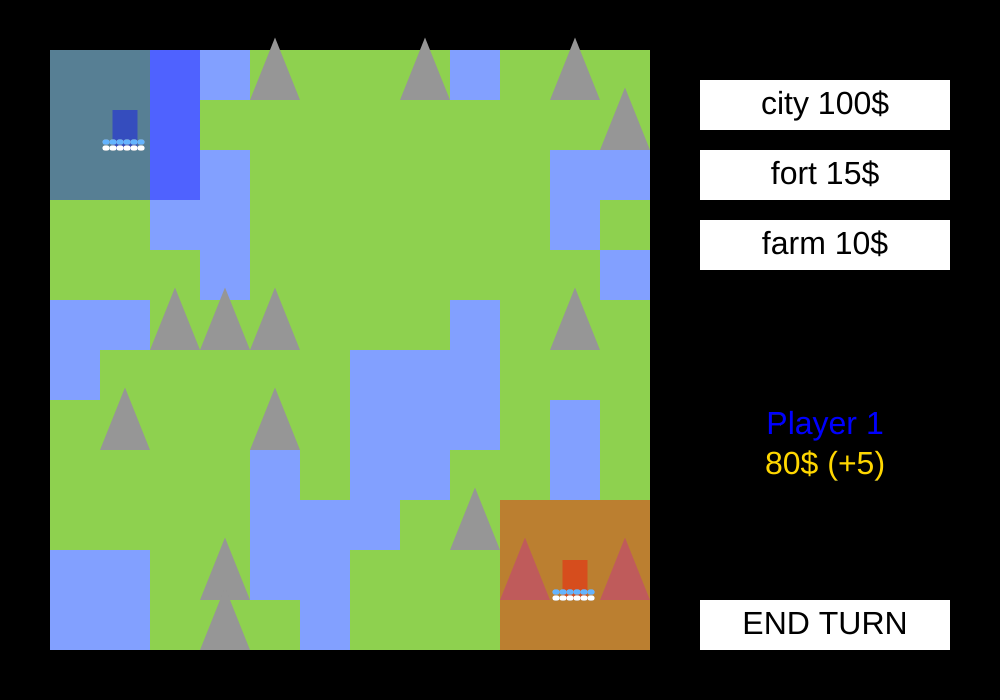
Frame 1 (no input)
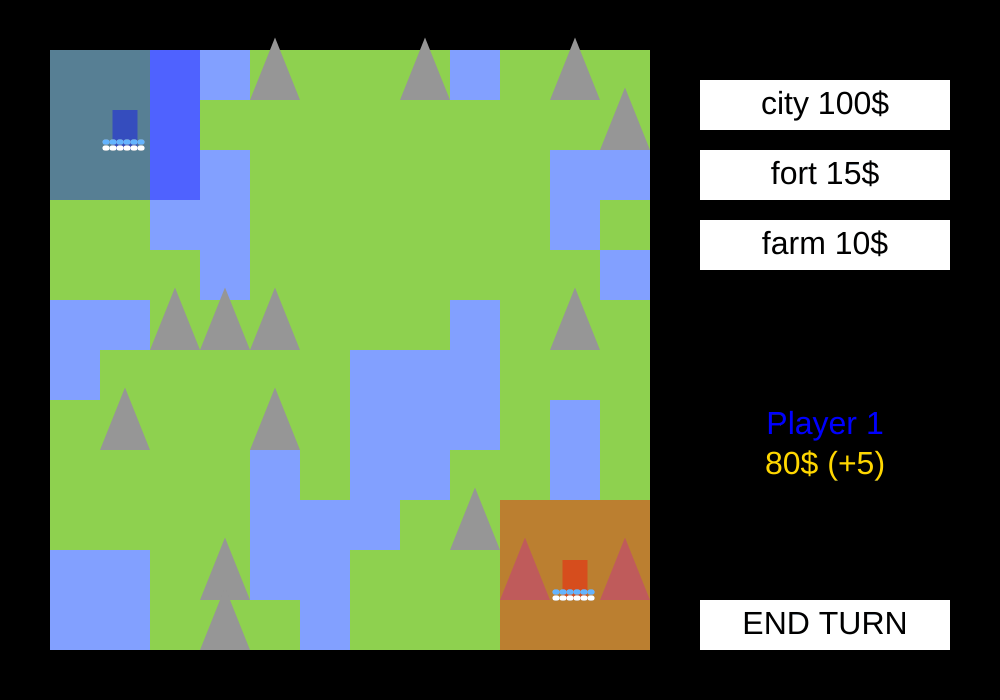
Frame 60 (no input)
Frame 120 (the mouse pressed at the canvas centre since frame 60): identical to frame 60, image omitted

The p5.js sketch that drew these frames (run headless with seeded random() and noise() and a simulated clock; from frame 60 on, the mouse is pressed at the canvas centre):

// p5.js sketch
// ── sketch.js
const fWidth = 12, fHeight = 12, fieldSize = 50, offsetX = 50, offsetY = 50, fAlpha = 100;
const f = []; // -1 - uncaptured; 0 - player 0; 1 - player 1; ...
const ter = []; // 0 - ground; 1 - mountain; 2 - sea
const units = []; // man; tank; city; wall
const players = []; // active palyers
const buttons = [];
let action, actPlNum = 1;
const actType = { // type of an action
  CREATE: 'c',
  MOVEATTACK: 'mt',
  ATTACK: 't',
  MOVE: 'm',
};
const priceList = {
  city: 100,
  fort: 15,
  farm: 10,
  man: 10,
  tank: 30,
  cityRepair: 15,
};

class Button {
  constructor(x, y, w, h, callback, scalable = false, col = undefined, text = '', priority = 0, group = 0) {
    buttons.push({
      x, y, w, h, callback, priority, group, scalable, col, text,
    });
  }

  static onClick() {
    const act = [];
    buttons.forEach((zone) => {
      if (isInArea(mouseX, mouseY, zone.x, zone.y, zone.w, zone.h)) {
        act.push(zone);
      }
    });
    if (act.length > 1) {
      getHighestPr(act).callback();
    } else if (act.length === 1) {
      act[0].callback();
    }
  }
}

function delGroup(n) {
  buttons.forEach(b => {
    if (b.group === n) {
      buttons.splice(buttons.indexOf(b));
    }
  });
}

class Unit {
  constructor(i, j, plr, maxHp, moveRange = -1, fireRange = -1, damage = -1, maxEnergy = -1, price = 0) {
    this.i = i;
    this.j = j;
    this.plr = plr;
    this.moveRange = moveRange;
    this.fireRange = fireRange;
    this.damage = damage;
    this.hp = maxHp;
    this.maxHp = maxHp;
    this.energy = maxEnergy;
    this.maxEnergy = maxEnergy;
    this.price = price;
  }

  static getUnit(i, j) {
    let res;
    units.forEach(u => {
      if (u.i === i && u.j === j) {
        res = u;
      }
    });
    return res;
  }

  harm(hp) {
    this.hp -= hp;
    if (this.hp <= 0) {
      this.selfdestruct();
    }
  }

  selfdestruct() {
    units.splice(units.indexOf(this), 1);
  }
}

class City extends Unit {
  constructor(i, j, plr) {
    super(i, j, plr, 6, -1, -1, -1, 6, priceList.city);
    this.level = 0;
  }
}

class Fort extends Unit {
  constructor(i, j, plr) {
    super(i, j, plr, 4, -1, -1, -1, 0, priceList.fort);
  }
}

class Farm extends Unit {
  constructor(i, j, plr) {
    super(i, j, plr, 1, -1, -1, -1, 0, priceList.farm);
  }
}

class Man extends Unit {
  constructor(i, j, plr) {
    super(i, j, plr, 2, 0, 1, 1, 3, priceList.man);
  }
}

class Tank extends Unit {
  constructor(i, j, plr) {
    super(i, j, plr, 4, 2, 1, 2, 2, priceList.tank);
  }
}

function setAdj(i, j, val, arr, ifClear = true) {
  for (let p = -1; p <= 1; p++) {
    for (let q = -1; q <= 1; q++) {
      if (arr[i + p] !== undefined && arr[i + p][j + q] !== undefined && (!ifClear || arr[i + p][j + q] === -1)) {
        arr[i + p][j + q] = val;
      }
    }
  }
}

function isAdj(i0, j0, d, i, j, noCenter = true) { // d: 0 - cross [4]; 1 - square [8] (setAdj); 2 - phombus [12]
  if (noCenter && i === i0 && j === j0) {
    return false;
  }
  if (d === 0) {
    if ((Math.abs(i0 - i) <= 1 && Math.abs(j0 - j) === 0) || (Math.abs(j0 - j) <= 1 && Math.abs(i0 - i) === 0)) {
      return true;
    }
  } else if (d === 1) {
    if (Math.abs(i0 - i) <= 1 && Math.abs(j0 - j) <= 1) {
      return true;
    }
  } else if (d === 2) {
    if (((Math.abs(i0 - i) <= 2 && Math.abs(j0 - j) === 0) || (Math.abs(j0 - j) <= 2 && Math.abs(i0 - i) === 0))
    || (Math.abs(i0 - i) <= 1 && Math.abs(j0 - j) <= 1)) {
      return true;
    }
  } else {
    throw new Error(`isAdj: invalid argument "d" (${d})`);
  }
  return false;
}

function getType(u) {
  if (!(u instanceof Unit)) {
    return undefined;
  }
  if (u instanceof City) {
    return 'City';
  }
  if (u instanceof Man) {
    return 'Man';
  }
  if (u instanceof Tank) {
    return 'Tank';
  }
  if (u instanceof Fort) {
    return 'Fort';
  }
  if (u instanceof Farm) {
    return 'Farm';
  }
  throw new Error('Unit child not added to getType!');
}

class Player {
  constructor(id, color) {
    this.id = id;
    this.color = color;
    this.money = 75;
  }

  conq(i, j) {
    f[i][j] = this.id;
  }

  static nextTurn() {
    action = undefined;
    actPlNum = actPlNum === players.length - 1 ? 0 : ++actPlNum;
    hideCityButtons();
    refillEnergy();
    addMoney();
    console.log(actPlNum);
  }
}

function addMoney() {
  players[actPlNum].money += getEarnings();
}

function getEarnings() {
  let cities = 0, farms = 0;
  units.forEach(u => {
    if (u.plr.id === actPlNum) {
      if (getType(u) === 'City') {
        ++cities;
      } else if (getType(u) === 'Farm') {
        ++farms;
      }
    }
  });
  return cities * 5 + farms * 2;
}

const clickEvent = () => {
  Button.onClick();
};

function fieldClick(i, j) {
  const u = Unit.getUnit(i, j);
  console.log(i, j, action, u);
  hideCityButtons();
  if (action !== undefined) {
    if (action.fnCrMv(i, j)) {
      performAct(i, j);
    } else if (action.fnAtt !== undefined && action.fnAtt(i, j)) {
      performAct(i, j, true);
    } else {
      action = undefined;
    }
  } else if (getType(u) === 'City' && u.plr.id === actPlNum) {
    showCityButtons(u);
  } else if ((getType(u) === 'Man' || getType(u) === 'Tank') && u.plr.id === actPlNum) {
    fireMoveUnit(u);
  }
}

// eslint-disable-next-line no-unused-vars
function setup() {
  players.push(new Player(0, color(0, 0, 255, fAlpha)));
  players.push(new Player(1, color(255, 0, 0, fAlpha)));
  initArr(f, -1);
  initArr(ter);
  units.push(new City(1, 1, players[0]));
  units.push(new City(fWidth - 2, fHeight - 2, players[1]));
  players[0].conq(1, 1);
  setAdj(1, 1, 0, f);
  players[1].conq(fWidth - 2, fHeight - 2);
  setAdj(fWidth - 2, fHeight - 2, 1, f);
  // console.log(f);
  genTerrain();
  initGridClick();
  const cnv = createCanvas(1000, 700);
  cnv.mouseClicked(clickEvent);
  showMainButtons();
  strokeWeight(0);
  Player.nextTurn();
  showNonCityButtons();
}


// eslint-disable-next-line no-unused-vars
function draw() {
  background(0);
  drawButtons();
  drawBackgr();
  drawBorders();
  drawUnits();
  drawHps();
  drawEnrgs();
  drawMainInfo();
  drawActionZones();
}


function drawActionZones() {
  if (action !== undefined) {
    for (let i = 0; i < fWidth; i++) {
      for (let j = 0; j < fHeight; j++) {
        if (action.zones[i][j] === 1) {
          drawCanMove(getXY(i, j)[0], getXY(i, j)[1]);
        } else if (action.zones[i][j] === 2) {
          drawCanAttack(getXY(i, j)[0], getXY(i, j)[1]);
        }
      }
    }
  }
}

function updateActionZones() {
  action.zones = []; // 1 - can move, 2 - can attack
  initArr(action.zones);
  for (let i = 0; i < fWidth; i++) {
    for (let j = 0; j < fHeight; j++) {
      if (action.aType === actType.CREATE) {
        action.u.i = i;
        action.u.j = j;
      }
      if (action.fnCrMv(i, j)) {
        action.zones[i][j] = 1;
      } else if (action.fnAtt !== undefined && action.fnAtt(i, j)) {
        action.zones[i][j] = 2;
      }
    }
  }
}

function refillEnergy() {
  units.forEach(u => {
    if (u.plr.id === actPlNum) {
      u.energy = u.maxEnergy;
    }
  });
}

function showMainButtons() {
  buttons.push(new Button(width - 300, height - 100, 250, 50, nextTurn, false, color(255), 'END TURN', 1, 1));
}

function nextTurn() {
  Player.nextTurn();
}

function showCityButtons(u) {
  hideNonCityButtons();
  buttons.push(new Button(width - 300, 80, 250, 50, lock(buyMan, u), false, color(255), `man ${priceList.man}$`, 1, 2));
  buttons.push(new Button(width - 300, 150, 250, 50, lock(buyTank, u), false, color(255), `tank ${priceList.tank}$`, 1, 2));
  buttons.push(new Button(width - 300, 220, 250, 50, lock(repairCity, u), false, color(255), `repair ${priceList.cityRepair}$`, 1, 2));
}

function showNonCityButtons() {
  buttons.push(new Button(width - 300, 80, 250, 50, lock(buyOnTer, new City(0, 0, players[actPlNum])), false, color(255), `city ${priceList.city}$`, 1, 3));
  buttons.push(new Button(width - 300, 150, 250, 50, lock(buyOnTer, new Fort(0, 0, players[actPlNum])), false, color(255), `fort ${priceList.fort}$`, 1, 3));
  buttons.push(new Button(width - 300, 220, 250, 50, lock(buyOnTer, new Farm(0, 0, players[actPlNum])), false, color(255), `farm ${priceList.farm}$`, 1, 3));
}

function hideCityButtons() {
  delGroup(2);
  showNonCityButtons();
}

function hideNonCityButtons() {
  delGroup(3);
}

function repairCity(c) {
  if (c.hp < c.maxHp && players[actPlNum].money >= priceList.cityRepair && c.energy >= 1) {
    players[actPlNum].money -= priceList.cityRepair;
    ++c.hp;
    --c.energy;
  }
}

function buyMan(city) {
  const m = new Man(0, 0, players[actPlNum]);
  action = {
    fnCrMv: lock(canSetCheck, canSetNearCity, true, m, city),
    u: m,
    aType: actType.CREATE,
    city,
  };
  updateActionZones();
}

function buyTank(city) {
  const t = new Tank(0, 0, players[actPlNum]);
  action = {
    fnCrMv: lock(canSetCheck, canSetNearCity, true, t, city),
    u: t,
    aType: actType.CREATE,
    city,
  };
  updateActionZones();
}

function buyOnTer(u) {
  action = {
    fnCrMv: lock(canSetCheck, () => true, true, u, undefined),
    u,
    aType: actType.CREATE,
  };
  updateActionZones();
}

function moveUnit(u) { // if movable unit is clicked
  action = {
    fnCrMv: lock(canMove, u.i, u.j, u.moveRange),
    u,
    aType: actType.MOVE,
  };
  updateActionZones();
}

function fireMoveUnit(u) { // if fireable unit is clicked
  action = {
    fnCrMv: lock(canMove, u.i, u.j, u.moveRange),
    fnAtt: lock(canFire, u.i, u.j, u.fireRange),
    u,
    aType: actType.MOVEATTACK,
  };
  updateActionZones();
}

function canMove(i0, j0, range, i, j, floats = false) {
  if (isAdj(i0, j0, range, i, j) && Unit.getUnit(i, j) === undefined && (ter[i][j] === 0 || (floats && ter[i][j] === 2))) {
    return true;
  }
  return false;
}

function canFire(i0, j0, range, i, j) {
  const enm = Unit.getUnit(i, j);
  if (isAdj(i0, j0, range, i, j) && enm !== undefined && enm.plr.id !== actPlNum) {
    return true;
  }
  console.log('cant fire');
  return false;
}

function canSetCheck(fCheck, u, groundOnly, param, i, j) {
  if (fCheck(i, j, u, param) && f[i][j] === actPlNum && Unit.getUnit(i, j) === undefined && (!groundOnly || ter[i][j] < 1)) {
    return true;
  }
  return false;
}

function canSetNearCity(i, j, u, city) {
  if (isAdj(city.i, city.j, 1, i, j)) {
    return true;
  }
  return false;
}

function performAct(i, j, fnAtt = false) {
  if (action.aType === actType.CREATE) {
    if (players[actPlNum].money >= action.u.price && (action.city === undefined || action.city.energy >= 2)) {
      players[actPlNum].money -= action.u.price;
      action.u.energy = 0;
      if (action.city !== undefined) {
        action.city.energy -= 2;
      }
      setActionUnit(i, j);
    }
  } else if (action.aType === actType.MOVE) {
    if (action.u.energy > 0) {
      players[actPlNum].conq(i, j);
      action.u.energy -= 1;
      setActionUnit(i, j, false);
    }
  } else if (action.aType === actType.MOVEATTACK) {
    if (fnAtt) { // attack
      if (action.u.energy > 1) {
        action.u.energy -= 2;
        attackFromUnit(i, j);
      }
    } else { // move
      if (action.u.energy > 0) {
        players[actPlNum].conq(i, j);
        action.u.energy -= 1;
        setActionUnit(i, j, false);
      }
    }
  }
}

function setActionUnit(i, j, addToUnits = true) { // sets current action unit to given position
  action.u.i = i;
  action.u.j = j;
  if (addToUnits) {
    units.push(action.u);
  }
  action = undefined;
}

function attackFromUnit(i, j) {
  const enm = Unit.getUnit(i, j);
  enm.harm(action.u.damage);
  action = undefined;
}

function getXY(i, j) {
  return [i * fieldSize + offsetX, j * fieldSize + offsetY];
}

function getIJ(x, y) {
  return [Math.round((x - offsetX) / fieldSize - 0.5), Math.round((y - offsetY) / fieldSize - 0.5)];
}

function initGridClick() {
  for (let i = 0; i < fWidth; i++) {
    for (let j = 0; j < fHeight; j++) {
      const [x, y] = getXY(i, j);
      buttons.push(new Button(x, y, fieldSize, fieldSize, lock(fieldClick, i, j), true));
    }
  }
  console.log(buttons);
}

const lock = (f, ...args) => (...args2) => f(...args, ...args2);

function initArr(arr, val = 0) {
  const ySlice = [];
  for (let i = 0; i < fHeight; i++) {
    ySlice.push(val);
  }
  for (let i = 0; i < fWidth; i++) {
    arr.push(ySlice.slice());
  }
}

function isInArea(x0, y0, x, y, w, h) {
  if (x0 >= x && x0 <= x + w && y0 >= y && y0 <= y + h) {
    return true;
  }
  return false;
}

function isInBounds(i, j) {
  if (i >= 0 && j >= 0 && i < fWidth && j < fHeight) {
    return true;
  }
  return false;
}

function getHighestPr(arr) {
  let highestPr = -10;
  let res;
  arr.forEach((obj) => {
    if (obj.priority > highestPr) {
      highestPr = obj.priority;
    }
  });
  arr.forEach((obj) => {
    if (obj.priority === highestPr) {
      res = obj;
    }
  });
  return res;
}

function genTerrain() {
  const noiseScale = 0.4;
  for (let i = 0; i < fWidth; i++) {
    for (let j = 0; j < fHeight; j++) {
      const n = noise(i * noiseScale, j * noiseScale);
      const r = random();
      if (n < 0.37) {
        ter[i][j] = 2;
      } else if (r > 0.86) {
        ter[i][j] = 1;
      }
    }
  }
}

// DRAW
function drawBackgr() {
  for (let i = 0; i < fWidth; i++) {
    for (let j = 0; j < fHeight; j++) {
      const val = ter[i][j];
      const [x, y] = getXY(i, j);
      if (val === 0) {
        drawGround(x, y);
      } else if (val === 1) {
        drawMount(x, y);
      } else if (val === 2) {
        drawSea(x, y);
      }
    }
  }
}

function drawButtons() {
  buttons.forEach(b => {
    if (b.col !== undefined) {
      drawButton(b);
    }
  });
}

function drawButton(b) {
  textSize(32);
  textAlign(CENTER, CENTER);
  fill(b.col);
  rect(b.x, b.y, b.w, b.h);
  fill(0);
  text(b.text, b.x, b.y, b.w, b.h);
}

function drawF(x, y, ...col) {
  fill(...col);
  rect(x, y, fieldSize, fieldSize);
}

function drawGround(x, y) {
  drawF(x, y, 142, 209, 79);
}

function drawMount(x, y) {
  drawGround(x, y);
  fill(150);
  triangle(x + fieldSize / 2, y - fieldSize / 4, x, y + fieldSize, x + fieldSize, y + fieldSize);
}

function drawSea(x, y) {
  drawF(x, y, 130, 160, 255);
}

function drawCity(x, y, plr) {
  fill(plr.color);
  rect(x + fieldSize / 4, y + fieldSize / 5, fieldSize / 2, (fieldSize * 4) / 5);
}

function drawFort(x, y, plr) {
  fill(170);
  rect(x + fieldSize / 4, y + fieldSize / 2, fieldSize / 2, (fieldSize) / 3);
}

function drawFarm(x, y, plr) {
  fill(230, 230, 140);
  rect(x + fieldSize / 3, y + fieldSize / 2, fieldSize / 3, fieldSize / 3);
}

function drawMan(x, y, plr) {
  fill(plr.color);
  ellipse(x + fieldSize / 2, y + fieldSize / 2, fieldSize / 2, fieldSize / 2);
}

function drawTank(x, y, plr) {
  fill(plr.color);
  ellipse(x + fieldSize / 2, y + fieldSize / 2, fieldSize * (3 / 4), fieldSize * (3 / 4));
}

function drawCanMove(x, y) {
  fill(100, 255, 0, 100);
  rect(x + fieldSize / 8, y + fieldSize / 8, (fieldSize / 4) * 3, (fieldSize / 4) * 3);
}

function drawCanAttack(x, y) {
  fill(255, 0, 0, 100);
  rect(x + fieldSize / 8, y + fieldSize / 8, (fieldSize / 4) * 3, (fieldSize / 4) * 3);
}

function drawCross(x, y) {
  stroke(255, 0, 0, 50);
  strokeWeight(6);
  line(x, y, x + fieldSize, y + fieldSize);
  line(x, y + fieldSize, x + fieldSize, y);
  strokeWeight(0);
}

function drawHps() {
  units.forEach(u => {
    drawHp(...getXY(u.i, u.j), u.hp, u.maxHp);
  });
}

function drawEnrgs() {
  units.forEach(u => {
    drawEnrg(...getXY(u.i, u.j), u.energy, u.maxEnergy);
  });
}

function drawHp(x, y, hp, max) {
  drawBar(x, y, hp, max, color(255), 2);
}

function drawEnrg(x, y, hp, max) {
  drawBar(x, y, hp, max, color(100, 180, 255), 8);
}

function drawMainInfo() {
  textAlign(CENTER);
  fill(getBrightColor(players[actPlNum].color));
  text(`Player ${actPlNum + 1}`, width - 300, height - 300, 250, 50);
  fill('gold');
  text(`${players[actPlNum].money}$ (+${getEarnings()})`, width - 300, height - 260, 250, 50);
}

function getBrightColor(c) { // optimize
  const rgb = [];
  c.levels.forEach(e => rgb.push(e));
  return color(rgb[0], rgb[1], rgb[2], 255);
}

function drawBar(x, y, val, max, col, h) {
  const interval = 5, len = 2;
  const d = (points) => {
    for (let i = 0; i < points; i++) {
      line((interval + len) * i + x + interval, y + fieldSize - h, (interval + len) * (i + 1) + x, y + fieldSize - h);
    }
  };
  stroke(160);
  strokeWeight(5);
  d(max);
  stroke(col);
  d(val);
  strokeWeight(0);
}

function drawBorders() {
  for (let i = 0; i < fWidth; i++) {
    for (let j = 0; j < fHeight; j++) {
      const val = f[i][j];
      if (val !== -1) {
        const [x, y] = getXY(i, j);
        drawF(x, y, players[val].color);
      }
    }
  }
}

function drawUnit(u) {
  const [x, y] = getXY(u.i, u.j);
  const type = getType(u);
  if (type === 'City') {
    drawCity(x, y, u.plr);
  } else if (type === 'Man') {
    drawMan(x, y, u.plr);
  } else if (type === 'Tank') {
    drawTank(x, y, u.plr);
  } else if (type === 'Fort') {
    drawFort(x, y, u.plr);
  } else if (type === 'Farm') {
    drawFarm(x, y, u.plr);
  }
}

function drawUnits() {
  units.forEach(u => {
    drawUnit(u);
  });
}
